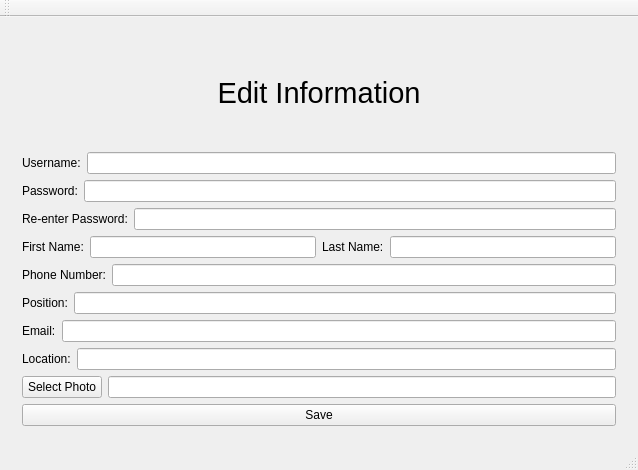
<?xml version="1.0" encoding="UTF-8"?>
<ui version="4.0">
 <class>MainWindow</class>
 <widget class="QMainWindow" name="MainWindow">
  <property name="geometry">
   <rect>
    <x>0</x>
    <y>0</y>
    <width>638</width>
    <height>470</height>
   </rect>
  </property>
  <property name="windowTitle">
   <string>MyFace</string>
  </property>
  <widget class="QWidget" name="centralWidget">
   <layout class="QVBoxLayout" name="verticalLayout">
    <item>
     <widget class="QStackedWidget" name="stackedWidget">
      <property name="currentIndex">
       <number>3</number>
      </property>
      <widget class="QWidget" name="page_5">
       <layout class="QVBoxLayout" name="verticalLayout_2">
        <item>
         <widget class="QLabel" name="label">
          <property name="font">
           <font>
            <pointsize>26</pointsize>
            <weight>75</weight>
            <italic>true</italic>
            <bold>true</bold>
           </font>
          </property>
          <property name="text">
           <string>Welcome to MyFace</string>
          </property>
          <property name="alignment">
           <set>Qt::AlignCenter</set>
          </property>
         </widget>
        </item>
        <item>
         <layout class="QHBoxLayout" name="horizontalLayout">
          <item>
           <widget class="QLabel" name="label_2">
            <property name="text">
             <string>Username</string>
            </property>
           </widget>
          </item>
          <item>
           <widget class="QLineEdit" name="lineEdit"/>
          </item>
         </layout>
        </item>
        <item>
         <layout class="QHBoxLayout" name="horizontalLayout_2">
          <item>
           <widget class="QLabel" name="label_3">
            <property name="text">
             <string>Password</string>
            </property>
           </widget>
          </item>
          <item>
           <widget class="QLineEdit" name="lineEdit_2"/>
          </item>
         </layout>
        </item>
        <item>
         <widget class="QPushButton" name="pushButton">
          <property name="text">
           <string>Login</string>
          </property>
         </widget>
        </item>
        <item>
         <widget class="QPushButton" name="pushButton_2">
          <property name="text">
           <string>Create New</string>
          </property>
         </widget>
        </item>
       </layout>
      </widget>
      <widget class="QWidget" name="page_6">
       <layout class="QGridLayout" name="gridLayout">
        <item row="3" column="0">
         <layout class="QHBoxLayout" name="horizontalLayout_4">
          <item>
           <widget class="QLabel" name="label_7">
            <property name="text">
             <string>Phone #:</string>
            </property>
           </widget>
          </item>
          <item>
           <widget class="QLabel" name="phone">
            <property name="text">
             <string>User Phone #</string>
            </property>
           </widget>
          </item>
         </layout>
        </item>
        <item row="4" column="0">
         <layout class="QHBoxLayout" name="horizontalLayout_5">
          <item>
           <widget class="QLabel" name="label_8">
            <property name="text">
             <string>Position:</string>
            </property>
           </widget>
          </item>
          <item>
           <widget class="QLabel" name="position">
            <property name="text">
             <string>User Position</string>
            </property>
           </widget>
          </item>
         </layout>
        </item>
        <item row="9" column="1">
         <layout class="QHBoxLayout" name="horizontalLayout_9">
          <item>
           <widget class="QLineEdit" name="search">
            <property name="sizePolicy">
             <sizepolicy hsizetype="Preferred" vsizetype="Fixed">
              <horstretch>0</horstretch>
              <verstretch>0</verstretch>
             </sizepolicy>
            </property>
           </widget>
          </item>
          <item>
           <widget class="QPushButton" name="pushButton_3">
            <property name="sizePolicy">
             <sizepolicy hsizetype="Minimum" vsizetype="Fixed">
              <horstretch>0</horstretch>
              <verstretch>0</verstretch>
             </sizepolicy>
            </property>
            <property name="text">
             <string>Search</string>
            </property>
           </widget>
          </item>
         </layout>
        </item>
        <item row="1" column="0">
         <spacer name="verticalSpacer">
          <property name="orientation">
           <enum>Qt::Vertical</enum>
          </property>
          <property name="sizeType">
           <enum>QSizePolicy::Minimum</enum>
          </property>
          <property name="sizeHint" stdset="0">
           <size>
            <width>20</width>
            <height>40</height>
           </size>
          </property>
         </spacer>
        </item>
        <item row="7" column="0">
         <layout class="QHBoxLayout" name="horizontalLayout_6">
          <item>
           <widget class="QLabel" name="label_9">
            <property name="text">
             <string>Email:</string>
            </property>
           </widget>
          </item>
          <item>
           <widget class="QLabel" name="email">
            <property name="text">
             <string>User Email</string>
            </property>
           </widget>
          </item>
         </layout>
        </item>
        <item row="0" column="0">
         <layout class="QHBoxLayout" name="horizontalLayout_3">
          <item>
           <widget class="QLabel" name="label_4">
            <property name="text">
             <string>YourFace:</string>
            </property>
           </widget>
          </item>
          <item>
           <widget class="QLabel" name="username">
            <property name="text">
             <string>User Name</string>
            </property>
           </widget>
          </item>
         </layout>
        </item>
        <item row="0" column="1" rowspan="5">
         <widget class="QLabel" name="picture">
          <property name="text">
           <string>User Picture</string>
          </property>
         </widget>
        </item>
        <item row="9" column="0">
         <layout class="QHBoxLayout" name="horizontalLayout_7">
          <item>
           <widget class="QLabel" name="label_10">
            <property name="text">
             <string>Location:</string>
            </property>
           </widget>
          </item>
          <item>
           <widget class="QLabel" name="location">
            <property name="text">
             <string>User Location</string>
            </property>
           </widget>
          </item>
         </layout>
        </item>
        <item row="7" column="1">
         <layout class="QHBoxLayout" name="horizontalLayout_11">
          <item>
           <widget class="QPushButton" name="edit">
            <property name="text">
             <string>Edit</string>
            </property>
           </widget>
          </item>
          <item>
           <widget class="QPushButton" name="logout">
            <property name="text">
             <string>Logout</string>
            </property>
           </widget>
          </item>
         </layout>
        </item>
        <item row="2" column="0">
         <layout class="QHBoxLayout" name="horizontalLayout_21">
          <item>
           <widget class="QLabel" name="label_19">
            <property name="text">
             <string>Name:</string>
            </property>
           </widget>
          </item>
          <item>
           <widget class="QLabel" name="first">
            <property name="text">
             <string>First Name</string>
            </property>
           </widget>
          </item>
          <item>
           <widget class="QLabel" name="last">
            <property name="text">
             <string>Last Name</string>
            </property>
           </widget>
          </item>
         </layout>
        </item>
       </layout>
       <zorder>picture</zorder>
       <zorder>verticalSpacer</zorder>
      </widget>
      <widget class="QWidget" name="page_7">
       <layout class="QHBoxLayout" name="horizontalLayout_12">
        <item>
         <layout class="QVBoxLayout" name="verticalLayout_5">
          <item>
           <widget class="QLabel" name="label_5">
            <property name="font">
             <font>
              <pointsize>18</pointsize>
             </font>
            </property>
            <property name="text">
             <string>Results:</string>
            </property>
           </widget>
          </item>
          <item>
           <widget class="QScrollArea" name="scrollArea">
            <property name="widgetResizable">
             <bool>true</bool>
            </property>
            <widget class="QWidget" name="scrollAreaWidgetContents_2">
             <property name="geometry">
              <rect>
               <x>0</x>
               <y>0</y>
               <width>590</width>
               <height>279</height>
              </rect>
             </property>
             <layout class="QVBoxLayout" name="verticalLayout_3">
              <item>
               <widget class="QTableWidget" name="tableWidget"/>
              </item>
             </layout>
            </widget>
           </widget>
          </item>
          <item>
           <widget class="QPushButton" name="return_profile">
            <property name="text">
             <string>Return</string>
            </property>
           </widget>
          </item>
         </layout>
        </item>
       </layout>
      </widget>
      <widget class="QWidget" name="page_8">
       <layout class="QVBoxLayout" name="verticalLayout_6">
        <item>
         <widget class="QLabel" name="label_17">
          <property name="font">
           <font>
            <pointsize>22</pointsize>
           </font>
          </property>
          <property name="text">
           <string>Edit Information</string>
          </property>
          <property name="alignment">
           <set>Qt::AlignCenter</set>
          </property>
         </widget>
        </item>
        <item>
         <layout class="QHBoxLayout" name="horizontalLayout_13">
          <item>
           <widget class="QLabel" name="label_6">
            <property name="text">
             <string>Username:</string>
            </property>
           </widget>
          </item>
          <item>
           <widget class="QLineEdit" name="name_edit"/>
          </item>
         </layout>
        </item>
        <item>
         <layout class="QHBoxLayout" name="horizontalLayout_14">
          <item>
           <widget class="QLabel" name="label_11">
            <property name="text">
             <string>Password:</string>
            </property>
           </widget>
          </item>
          <item>
           <widget class="QLineEdit" name="pwd_edit"/>
          </item>
         </layout>
        </item>
        <item>
         <layout class="QHBoxLayout" name="horizontalLayout_15">
          <item>
           <widget class="QLabel" name="label_12">
            <property name="text">
             <string>Re-enter Password:</string>
            </property>
           </widget>
          </item>
          <item>
           <widget class="QLineEdit" name="pwd_edit_check"/>
          </item>
         </layout>
        </item>
        <item>
         <layout class="QHBoxLayout" name="horizontalLayout_22">
          <item>
           <widget class="QLabel" name="label_20">
            <property name="text">
             <string>First Name:</string>
            </property>
           </widget>
          </item>
          <item>
           <widget class="QLineEdit" name="first_edit"/>
          </item>
          <item>
           <widget class="QLabel" name="label_18">
            <property name="text">
             <string>Last Name:</string>
            </property>
           </widget>
          </item>
          <item>
           <widget class="QLineEdit" name="last_edit"/>
          </item>
         </layout>
        </item>
        <item>
         <layout class="QHBoxLayout" name="horizontalLayout_16">
          <item>
           <widget class="QLabel" name="label_13">
            <property name="text">
             <string>Phone Number:</string>
            </property>
           </widget>
          </item>
          <item>
           <widget class="QLineEdit" name="phone_edit"/>
          </item>
         </layout>
        </item>
        <item>
         <layout class="QHBoxLayout" name="horizontalLayout_17">
          <item>
           <widget class="QLabel" name="label_14">
            <property name="text">
             <string>Position:</string>
            </property>
           </widget>
          </item>
          <item>
           <widget class="QLineEdit" name="position_edit"/>
          </item>
         </layout>
        </item>
        <item>
         <layout class="QHBoxLayout" name="horizontalLayout_18">
          <item>
           <widget class="QLabel" name="label_15">
            <property name="text">
             <string>Email:</string>
            </property>
           </widget>
          </item>
          <item>
           <widget class="QLineEdit" name="email_edit"/>
          </item>
         </layout>
        </item>
        <item>
         <layout class="QHBoxLayout" name="horizontalLayout_19">
          <item>
           <widget class="QLabel" name="label_16">
            <property name="text">
             <string>Location:</string>
            </property>
           </widget>
          </item>
          <item>
           <widget class="QLineEdit" name="location_edit"/>
          </item>
         </layout>
        </item>
        <item>
         <layout class="QHBoxLayout" name="horizontalLayout_20">
          <item>
           <widget class="QPushButton" name="pushButton_4">
            <property name="text">
             <string>Select Photo</string>
            </property>
           </widget>
          </item>
          <item>
           <widget class="QLineEdit" name="photo_location"/>
          </item>
         </layout>
        </item>
        <item>
         <widget class="QPushButton" name="save">
          <property name="text">
           <string>Save</string>
          </property>
         </widget>
        </item>
       </layout>
      </widget>
     </widget>
    </item>
   </layout>
  </widget>
  <widget class="QMenuBar" name="menuBar">
   <property name="geometry">
    <rect>
     <x>0</x>
     <y>0</y>
     <width>638</width>
     <height>26</height>
    </rect>
   </property>
  </widget>
  <widget class="QToolBar" name="mainToolBar">
   <attribute name="toolBarArea">
    <enum>TopToolBarArea</enum>
   </attribute>
   <attribute name="toolBarBreak">
    <bool>false</bool>
   </attribute>
  </widget>
  <widget class="QStatusBar" name="statusBar"/>
 </widget>
 <layoutdefault spacing="6" margin="11"/>
 <resources/>
 <connections>
  <connection>
   <sender>lineEdit_2</sender>
   <signal>returnPressed()</signal>
   <receiver>pushButton</receiver>
   <slot>click()</slot>
   <hints>
    <hint type="sourcelabel">
     <x>148</x>
     <y>294</y>
    </hint>
    <hint type="destinationlabel">
     <x>156</x>
     <y>356</y>
    </hint>
   </hints>
  </connection>
 </connections>
</ui>
